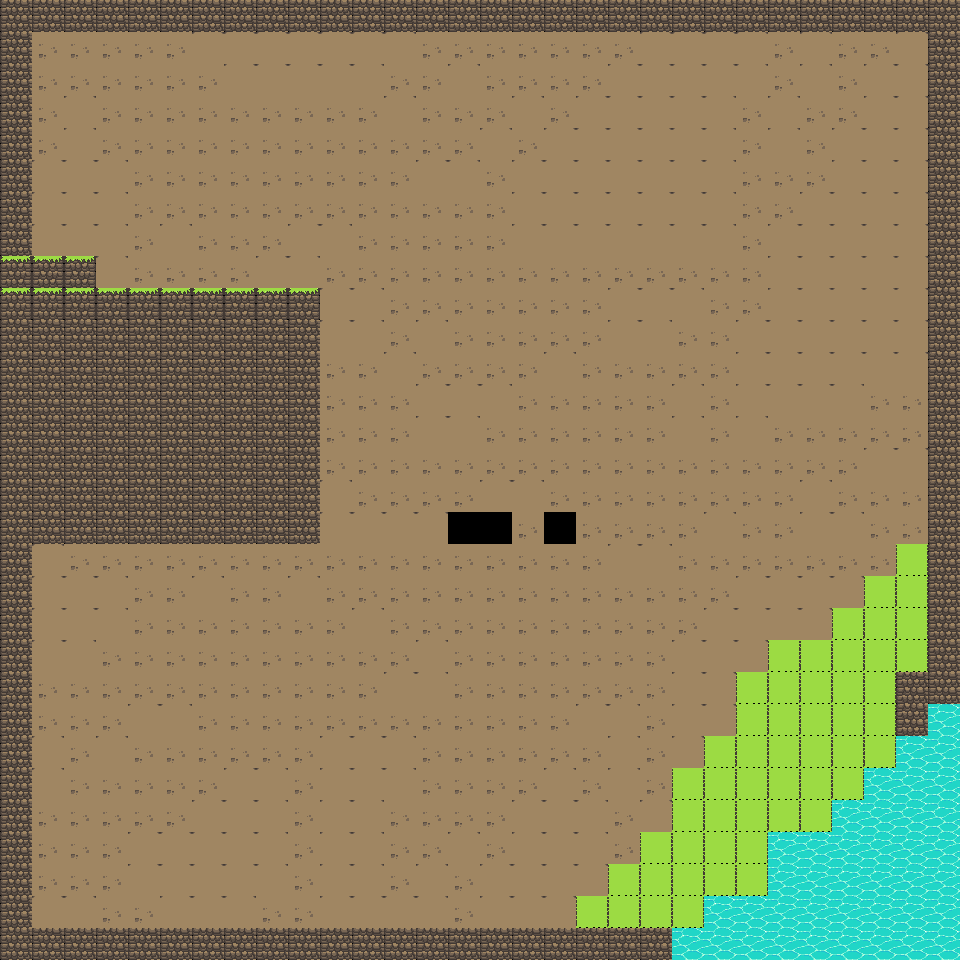

A 2D game scene composited from a Tiled map and its tileset images. What follows is a short description and the map's XML, with each tile layer's data collapsed to a summary:
An orthogonal 30x30 tile map with 32x32 px tiles, 1 tile layer (Livello tile 1).

<map version="1.10" tiledversion="1.10.2" orientation="orthogonal" renderorder="left-down" width="30" height="30" tilewidth="32" tileheight="32" infinite="0" nextlayerid="2" nextobjectid="1">
 <tileset firstgid="1" source="terrain.tsx" />
 <layer id="1" name="Livello tile 1" width="30" height="30">
  <data>[900 cells, 900 non-empty, 8 distinct tile ids]</data>
 </layer>
</map>
